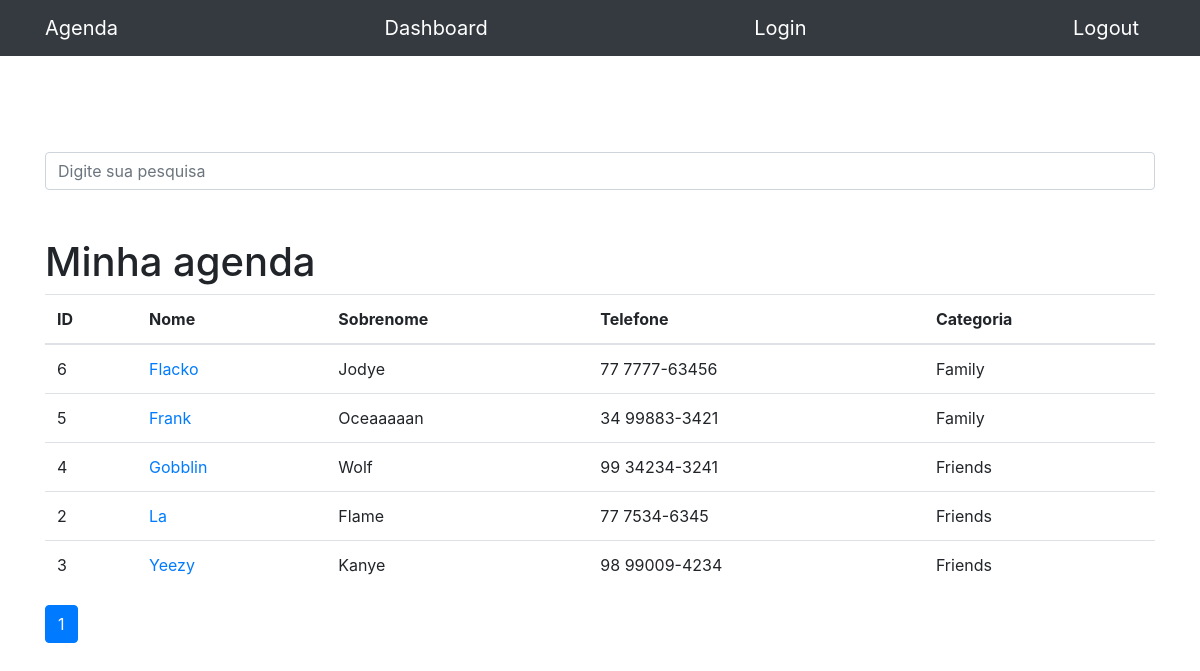
The app's page /, older data.
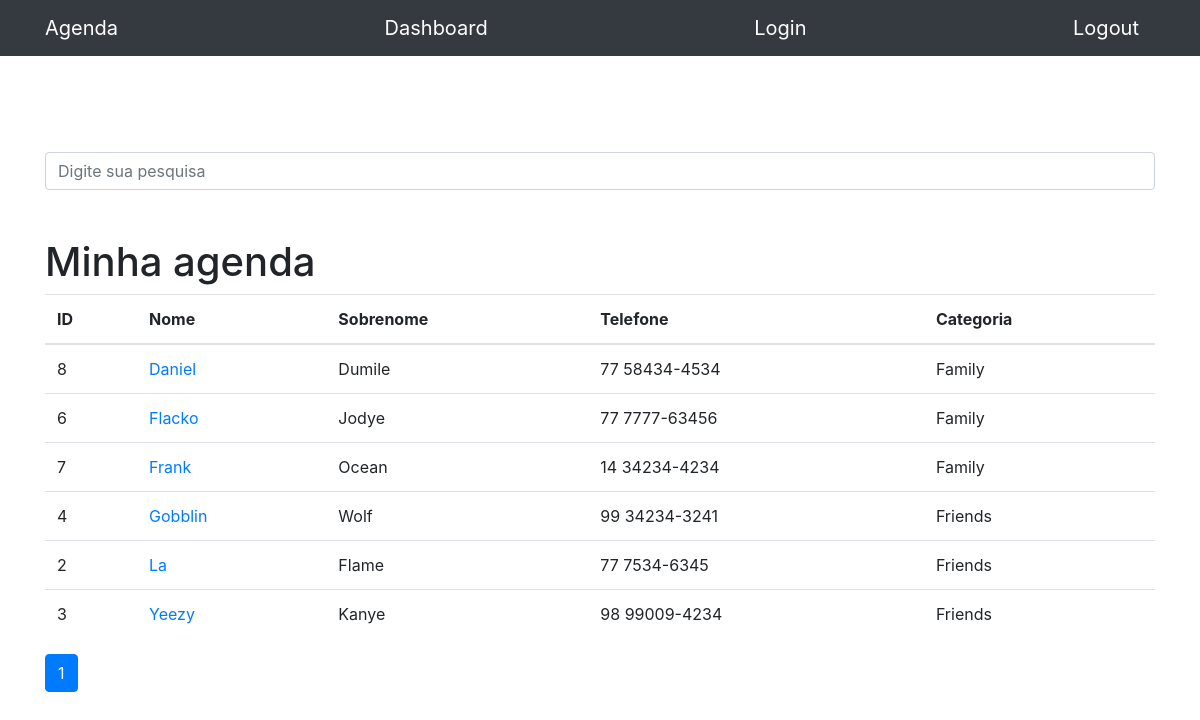
The same page, newer data.
### contacts/models.py (models this page shows, shortened)
class Contact(models.Model):
    name = models.CharField(max_length=50)
    last_name = models.CharField(max_length=50, blank=True)
    phone = models.CharField(max_length=13)
    email = models.CharField(max_length=100, blank=True)
    creation_date = models.DateTimeField(default=timezone.now)
    description = models.TextField(blank=True)
    status = models.ForeignKey(Status, on_delete=models.DO_NOTHING)
    show = models.BooleanField(default=True)
    picture = models.ImageField(blank=True, upload_to='pictures/%Y/%m/')

class Status(models.Model):
    name = models.CharField(max_length=50)
    def __str__(self):
        return self.name

### contacts/views.py (the view)
# urls.py: path('', views.index, name='index'),
def index(request):
    contacts = Contact.objects.order_by('name').filter(
        show=True
    )
    paginator = Paginator(contacts, 7)
    page = request.GET.get('page')
    contacts = paginator.get_page(page)
    return render(request, 'contacts/index.html',{
        'contacts': contacts
        })

### contacts/templates/contacts/index.html
{% extends 'base.html' %}
{% block content %}
<h1 class="mt-5">Minha agenda</h1>
<table class="table">
  <thead>
    <tr>
      <th>ID</th>
      <th>Nome</th>
      <th>Sobrenome</th>
      <th>Telefone</th>
      <th>Categoria</th>
    </tr>
  </thead>
  <tbody>
    {% for contact in contacts  %}
      <tr>
        <td>{{ contact.id }}</td>
        <td>
          <a href="{% url 'show_contact' contact.id %}">{{ contact.name}}</a>
        </td>
        <td>{{ contact.last_name }}</td>
        <td>{{ contact.phone }}</td>
        <td>{{ contact.status }}</td>
      </tr>
    {% endfor %}
  </tbody>
</table>
<nav aria-label="Page navigation example">
  <ul class="pagination">
    {% for pages in contacts.paginator.page_range %}
      {% if contacts.number == pages %}
        <li class="page-item active">
          <a class="page-link" href="?p={{ pages }} && termo={{ request.GET.termo}}">{{ pages }}</a>
        </li>
      {% else %}
        <li class="page-item">
          <a class="page-link" href="?p={{ pages }} && termo={{ request.GET.termo}}">{{ pages }}</a>
        </li>
      {% endif %}
    {% endfor %}
  </ul>
</nav>
{% endblock %}

### templates/base.html (shortened to what this page needs)
{% load static %}
<!DOCTYPE html>
<html lang="pt">
<head>
    {% include 'partial/_head.html' %}
</head>
<body>
    {% include 'partial/_nav.html' %}
  <div class="container">
    <div class="row">
      <div class="col-lg-12">
      {% if 'accounts' not in request.path %}
        <br><br>
        <br><br>
        <form method="get" action="{% url 'find' %}">
          <div class="form-group row">
            <div class="col-12">
              <input class="form-control"
                    type="search" value="{{ request.GET.termo }}"
                    id="search-input"
                    placeholder="Digite sua pesquisa"
                    name="termo">
            </div>
          </div>
        </form>
        {% endif %}
          {% block content %} {% endblock %}
      </div>
    </div>
  </div>
</body>
</html>

### templates/partial/_head.html (shortened to what this page needs)
  {% load static %}
  <link href="{% static 'vendor/bootstrap/css/bootstrap.min.css' %}" rel="stylesheet">

### templates/partial/_nav.html (shortened to what this page needs)
{% load static %}
<nav class="navbar navbar-expand-lg navbar-dark bg-dark static-top">
  <div class="container">
      <a class="navbar-brand" href="{% url 'index'%}">Agenda</a>
      <a class="navbar-brand" href="{% url 'dashboard' %}">Dashboard</a>
      <a class="navbar-brand" href="{% url 'login' %}">Login</a>
      <a class="navbar-brand" href="{% url 'logout' %}">Logout</a>
  </div>
</nav>

Row changes from the older to the newer data that the page shows:
removed Contact: id "5", name "Frank", last_name "Oceaaaaan", phone "34 99883-3421", status "Family"
added Contact: id "8", name "Daniel", last_name "Dumile", phone "77 58434-4534", status "Family"
added Contact: id "7", name "Frank", last_name "Ocean", phone "14 34234-4234", status "Family"
